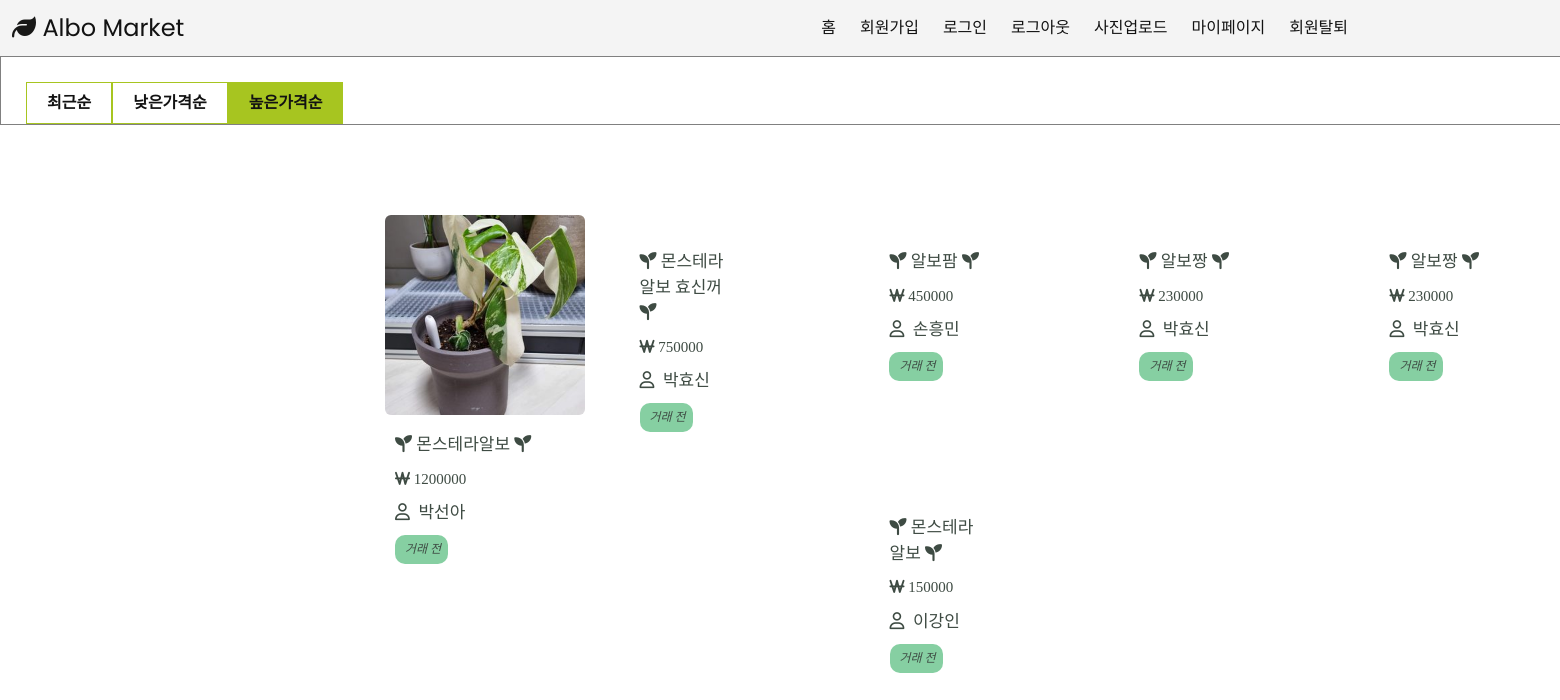
Page /upload/asc on the committed database.
### main/models.py (models this page shows, shortened)
class Item(models.Model):
    item_name = models.CharField(max_length = 20)
    user_name = models.ForeignKey(User, to_field='user_name', related_name='seller', on_delete = models.CASCADE, db_column="user_name", max_length= 20, null=True) #fk추가
    STATUS = (('거래 전','거래 전'), ('거래 완료','거래 완료')) # 전자가 테이블 컬럼 출력값, 후자가 admin 페이지에서 출력
    trade_status = models.CharField(max_length=5, default='거래 전', choices=STATUS, null=True) #거래상태(판매중,거래완료)
    item_price = models.IntegerField(null=True)
    item_content = models.TextField(max_length = 200)
    item_img = models.ImageField(upload_to="images/", blank=True, null=True)
    def get_absolute_url(self):
        return f'/upload/posting/{self.pk}/'
    class Meta:
        db_table = 'item_tb'

class User(models.Model):
    user_name = models.CharField(max_length= 20 ,primary_key=True)
    user_date = models.DateTimeField(auto_now_add=True) #가입일(처음 등록한 시간으로 저장)
    user_email = models.EmailField(unique=True)
    user_password = models.CharField(max_length = 100)
    user_validate = models.BooleanField(default = False)
    STATUS = (('남자','남자'), ('여자','여자'))
    gender = models.CharField(max_length=5 ,choices=STATUS , null=True)
    age = models.IntegerField(null=True)
    year = models.IntegerField(null=True)
    month= models.IntegerField( null=True)
    day= models.IntegerField(null=True)
    def __str__(self):
        return f'{self.user_name}'
    class Meta:
        db_table = 'user_tb'

### main/views.py (the view)
# urls.py: path('upload/asc', views.asc, name='main_asc'),
def asc(request):
      page = request.GET.get('page','1')
      items =Item.objects.order_by('-item_price')
      paginator = Paginator(items,10)
      page_obj = paginator.get_page(page) # 현재 페이지에 해당하는 게시물만 얻는다.
      context={'items': page_obj}
      return render(request, 'main/asc.html',context)

### main/templates/main/asc.html (shortened to what this page needs)
<!DOCTYPE html>
<html lang="ko">
{% load static %}
<head>
  <link rel="stylesheet" type="text/css" href="{%static 'assets/css/bootstrap1.min.css' %}">
  <link rel="stylesheet" href="{%static 'assets/css/templatemo-klassy-cafe.css' %}">
  <link rel="stylesheet" href="{%static 'css/style.css' %}">
  <nav class="navbar">
    <div class="navbar__logo">
      <i class="fa-solid fa-leaf"></i>
      <a href="{%url 'main_index' %}">Albo Market</a>
    </div>
    <ul class="navbar__menu">
      <li><a href="{%url 'main_index' %}">홈</a></li>
      <li><a href="{%url 'main_signup' %}">회원가입</a></li>
      <li><a href="{%url 'main_signin' %}">로그인</a></li>
      <li><a href="{%url 'main_logout' %}">로그아웃</a></li>
      <li><a href="{%url 'main_upload' %}">사진업로드</a></li>
      {% if login_user == User.user_name %}
      <li><a href="{%url 'main_mypage' %}">마이페이지</a></li>
      <li><a href="{% url 'user_remove' %}">회원탈퇴</a></li>
      {% endif %}
    </ul>
</nav>
</head>
<body>
  <div class="fl">
    <ul class="list_control">
      <li>
        <a href="{% url 'main_posting' %}" class="new">최근순</a>
      </li>
      <li>
        <a href="{% url 'main_desc' %}" class="desc">낮은가격순</a>
      </li>
      <li>
        <a href="{% url 'main_asc' %}" class="asc" style="background: #a7c520 ;">높은가격순</a>
      </li>
      <li>
      </li>
    </ul>
  </div>
  <div class="wrap">
    {% for item in items %}
    <div class="col-xs-3">
      <div class="col-xs-4">
        <form  action="posting/new_post" method="POST">{% csrf_token %}
          {% if item.item_img %}
          <a href="{{item.get_absolute_url}}" target="_blank">
            <img class="image" src="{{ item.item_img.url }}" alt="">
            <br>
            {% endif %}
            <li style="font-size: 17px;">
              <i class="fa-solid fa-seedling"></i>&nbsp{{item.item_name}}&nbsp<i class="fa-solid fa-seedling"></i>
            </li>
            <li id="desc" style="font-size: 15px;"><i class="fa-solid fa-won-sign"></i>&nbsp{{item.item_price}}</li>
            <p><i class="fa-regular fa-user"></i> &nbsp{{item.user_name}}</p>
            <p class="myButton" style="font-size: 12px;"><i> &nbsp{{item.trade_status}} </i></p>
          </a>
        </form>
      </div>
    </div>
    {% endfor %}
  </div>
</body>
</html>

### main/static/assets/css/templatemo-klassy-cafe.css (style rules this page uses)
html, body, div, span, applet, object, iframe, h1, h2, h3, h4, h5, h6, p, blockquote, div pre, a, abbr, acronym, address, big, cite, code, del, dfn, em, font, img, ins, kbd, q, s, samp, small, strike, strong, sub, sup, tt, var, b, u, i, center, dl, dt, dd, ol, ul, li, figure, header, nav, section, article, aside, footer, figcaption { margin: 0; padding: 0; border: 0; outline: 0; }
ul, li { padding: 0; margin: 0; list-style: none; }
header, nav, section, article, aside, footer, hgroup { display: block; }
* { box-sizing: border-box; }
html, body { font-family: 'Poppins', sans-serif; font-weight: 400; background-color: #fff; font-size: 16px; -ms-text-size-adjust: 100%; -webkit-font-smoothing: antialiased; -moz-osx-font-smoothing: grayscale; }
a { text-decoration: none !important; }
ul { margin-bottom: 0px; }
p { font-size: 14px; line-height: 25px; color: #2a2a2a; }
html, body { background: #fff; font-family: 'Poppins', sans-serif; }
*, *:before, *:after { -webkit-box-sizing: border-box; box-sizing: border-box; -webkit-font-smoothing: antialiased; -moz-osx-font-smoothing: grayscale; }

### main/static/css/style.css (style rules this page uses)
:root { --text-color: #121212; --background-color: #f4f4f4; --accent-color: #9b9e7b; }
head { margin:0; font-family: 'Source Sans Pro'; background-color: #fff; font-size: 16px; }
a { text-decoration: none; color: var(--text-color); }
.navbar { top: 0; width: 100%; left: 0; right: 0; margin: 0 ; display: flex; justify-content: space-between; align-items: center; background-color: var(--background-color); padding: 8px 12px; }
.navbar__logo { font-size: 24px; color:var(--text-color); }
.navbar__logo i { color: rgb(24, 24, 23); }
.navbar__menu { display: flex; list-style: none; padding-left: 0; }
.navbar__menu li { padding: 8px 12px; }
.wrap { margin-top: 40px; margin-left:320px; margin-right: 320px; }
.col-xs-4 { padding-left: 50px; padding-right: 80px; padding-top: 50px; padding-bottom: 50px; display: flex; flex-wrap: wrap; font-family: 'SUIT-Regular'; }
.col-xs-4 li { font-size: 22px; position: relative; left: 5%; margin-top: 10px; color: #3e4b43; }
.col-xs-4 p { font-size: 17px; position: relative; left: 5%; color: #3e4b43; margin-top: 10px; }
.col-xs-3 { width: 250px; height: auto; float: left; position: relative; min-height: 1px; padding-right: 15px; padding-left: 15px; }
.myButton { background-color:#86cfa2; border-radius:10px; display:inline-block; cursor:pointer; color:#ffffff; padding:2px 7px; text-decoration:none; font-family: 'LINESeedKR-Bd'; }
.fl { border:1px,solid,gray; display:flex ; flex-direction: row; }
.list_control { display: flex; margin-top: 25px; margin-left: 25px; }
.list_control li { flex-direction: row; justify-content: center; }
.list_control li a { font-weight: bold; display: block; padding: 8px 20px; border: 1px solid #a7c520; }
img { width: 200px; border-radius: 6px; }

### main/templates/main/asc.html (style rules this page uses)
html,body { width:90%; height: 100%; }
body { max-width: 2115px; min-width: 2115px; margin:0; font-weight: 400; }

### rows in the picture
Item: item_img (picture), item_name "몬스테라알보", item_price "1200000", user_name "박선아", trade_status "거래 전"
Item: item_name "몬스테라알보 효신꺼", item_price "750000", user_name "박효신", trade_status "거래 전"
Item: item_name "알보팜", item_price "450000", user_name "손흥민", trade_status "거래 전"
Item: item_name "알보짱", item_price "230000", user_name "박효신", trade_status "거래 전"
Item: item_name "알보짱", item_price "230000", user_name "박효신", trade_status "거래 전"
Item: item_name "몬스테라 알보", item_price "150000", user_name "이강인", trade_status "거래 전"
